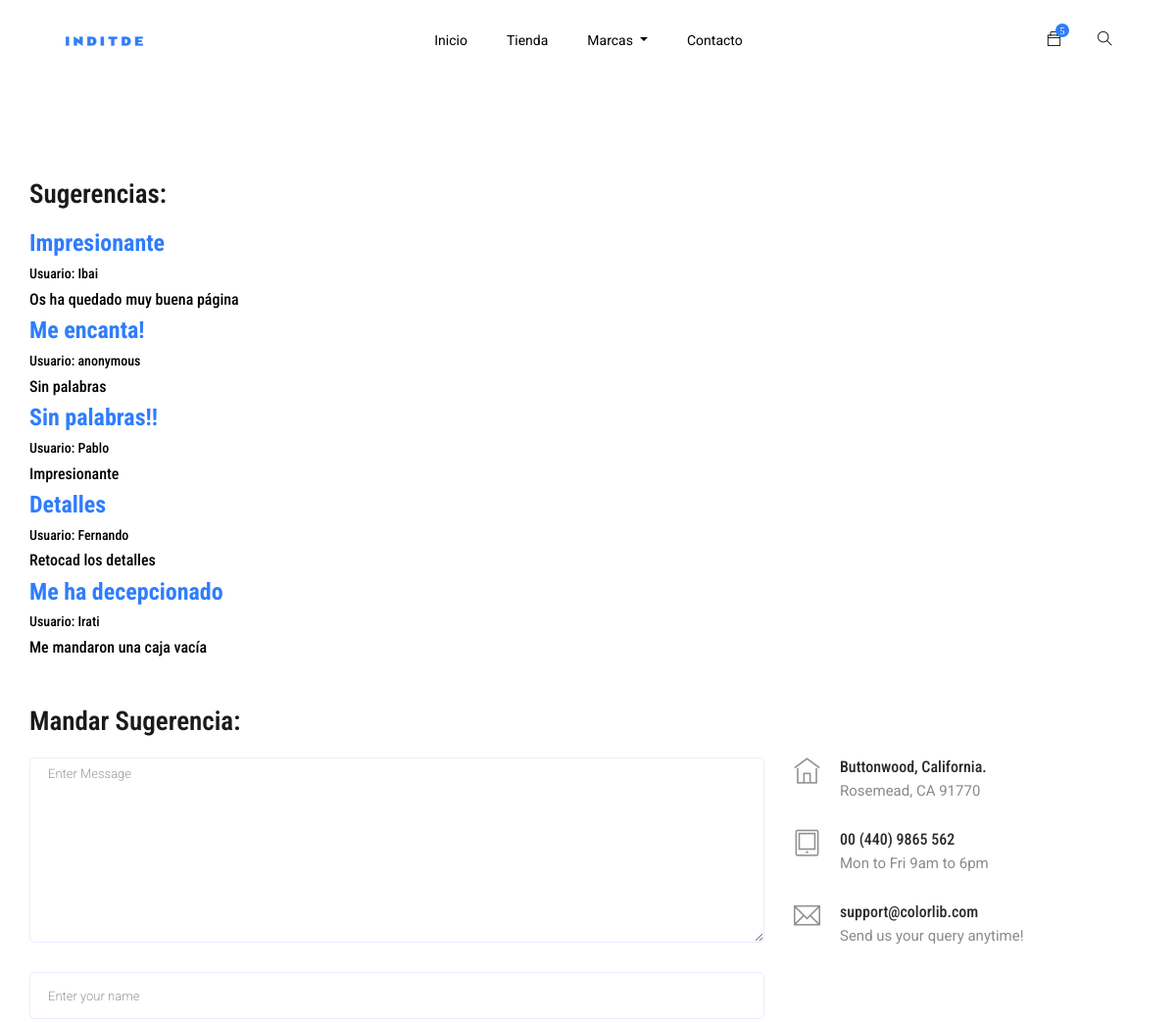
The app's page /contact/ (upper part), older data.
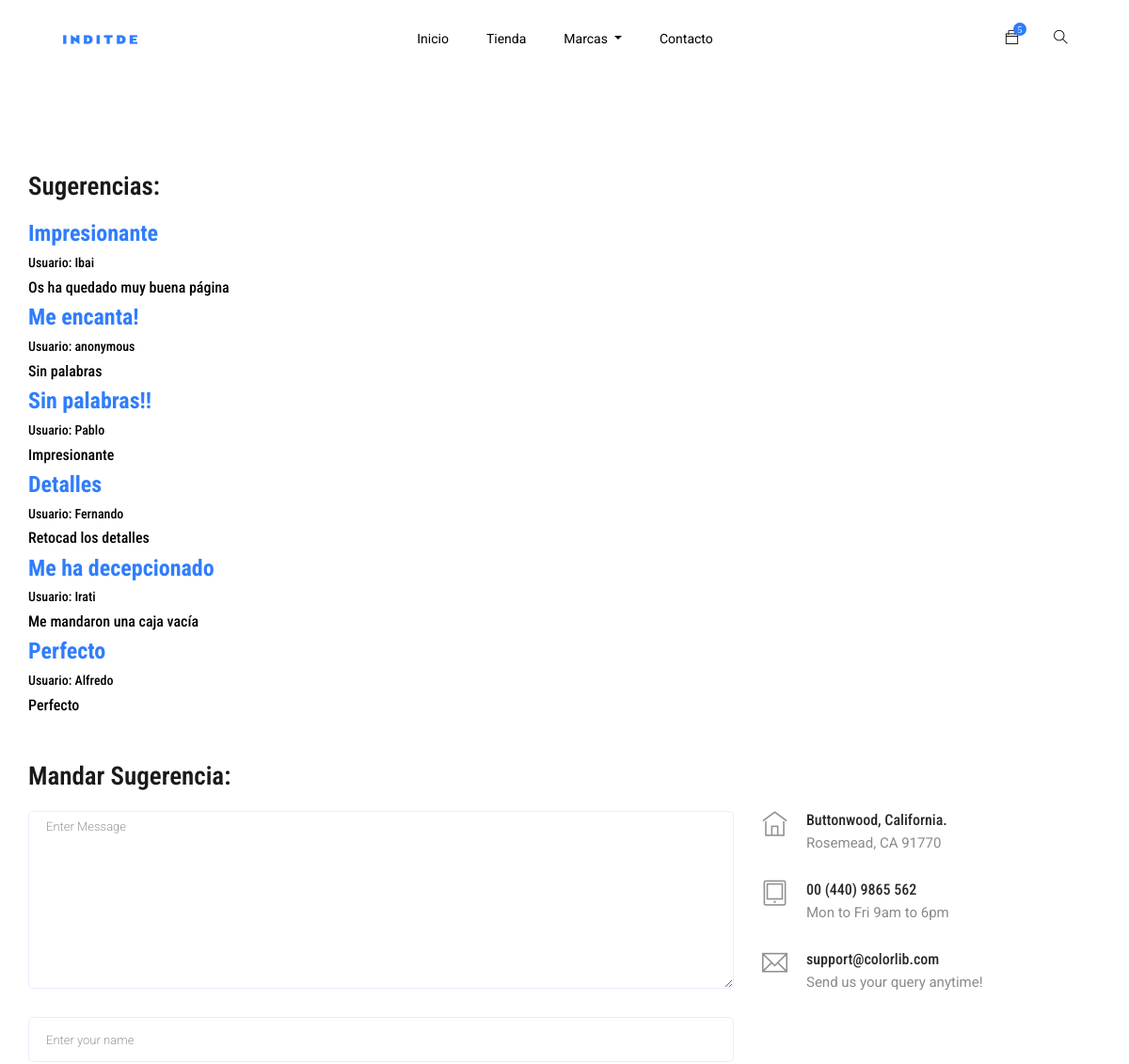
The same page, newer data.
### appIndiTDE/models.py (models this page shows, shortened)
class Sugerencia(models.Model):
    nombre = models.CharField(max_length = 20, default="anonymous")
    titulo = models.CharField(max_length = 30)
    texto = models.CharField(max_length = 240)

### appIndiTDE/views.py (the view, shortened to what this page needs)
# urls.py: path('contact/', views.contact, name = 'contact'),
def contact(request):
    msg=""
    a = list(get_sugerencias())
    form = fSugerencia()
    context = {
        'sugerencias': a,
        'form': form,
        'marcas': get_all_brands(get_all_clothes()),
        'mensage': msg,
        }
    return render(request, 'inditde/contact.html', context)

### appIndiTDE/forms.py
class fSugerencia(forms.ModelForm):
    class Meta:
        model = Sugerencia
        fields = ('nombre', 'titulo', 'texto')
        widgets = {'nombre': forms.TextInput(),
                   'titulo': forms.TextInput(),
                   'texto': forms.TextInput()
                   }

### appIndiTDE/views.py (called while the page is built)
def get_all_clothes():
    ropas = Ropa.objects.all()
    return ropas

def get_sugerencias():
    sugerencias = Sugerencia.objects.all()
    return sugerencias

def get_all_brands(ropas):
    my_brands = []
    for i in ropas:
        if i.marca not in my_brands:
            my_brands.append(i.marca)
    return my_brands

### appIndiTDE/templates/inditde/contact.html (shortened to what this page needs)
{% extends "inditde/base.html" %}
{% load static %}
{% block content %}
<section class="contact-section padding_top">
    <div class="container">
        <div class="row">
            <div class="col-12">
                <h2 class="contact-title">Sugerencias:</h2>
            </div>
            {% for s in sugerencias %}
                <div class="col-lg-8">
                    <h3><b>{{s.titulo}}</b></h3>
                    <h6>Usuario: {{s.nombre}}</h6>
                    <h5>{{s.texto}}</h5>
                </div>
            {% endfor %}
        </div>
        <br><br>
        <div class="row">
            <div class="col-12">
                <h2 class="contact-title">Mandar Sugerencia:</h2>
            </div>
            <div class="col-lg-8">
                <form class="form-contact contact_form" method="POST" name="fSugerencia" id="fSugerencia"
                      novalidate="novalidate">{% csrf_token %}
                    <div class="row">
                        <div class="col-12">
                            <div class="form-group">
                  <textarea class="form-control w-100" form="fSugerencia" name="texto" required id="id_texto" cols="30" rows="9"
                            onfocus="this.placeholder = ''" onblur="this.placeholder = 'Enter Message'"
                            placeholder='Enter Message'></textarea>
                            </div>
                        </div>
                        <div class="col-12">
                            <div class="form-group">
                                <input class="form-control" name="nombre" form="fSugerencia" required id="id_nombre" type="text"
                                       onfocus="this.placeholder = ''"
                                       onblur="this.placeholder = 'Enter your name'" placeholder='Enter your name'>
                            </div>
                        </div>
                    </div>
                </form>
            </div>
            <div class="col-lg-4">
                <div class="media contact-info">
                    <span class="contact-info__icon"><i class="ti-home"></i></span>
                    <div class="media-body">
                        <h3>Buttonwood, California.</h3>
                        <p>Rosemead, CA 91770</p>
                    </div>
                </div>
                <div class="media contact-info">
                    <span class="contact-info__icon"><i class="ti-tablet"></i></span>
                    <div class="media-body">
                        <h3>00 (440) 9865 562</h3>
                        <p>Mon to Fri 9am to 6pm</p>
                    </div>
                </div>
                <div class="media contact-info">
                    <span class="contact-info__icon"><i class="ti-email"></i></span>
                    <div class="media-body">
                        <h3>support@colorlib.com</h3>
                        <p>Send us your query anytime!</p>
                    </div>
                </div>
            </div>
        </div>
    </div>
</section>
{% endblock %}

Row changes from the older to the newer data that the page shows:
added Sugerencia: titulo "Perfecto", nombre "Alfredo", texto "Perfecto"
